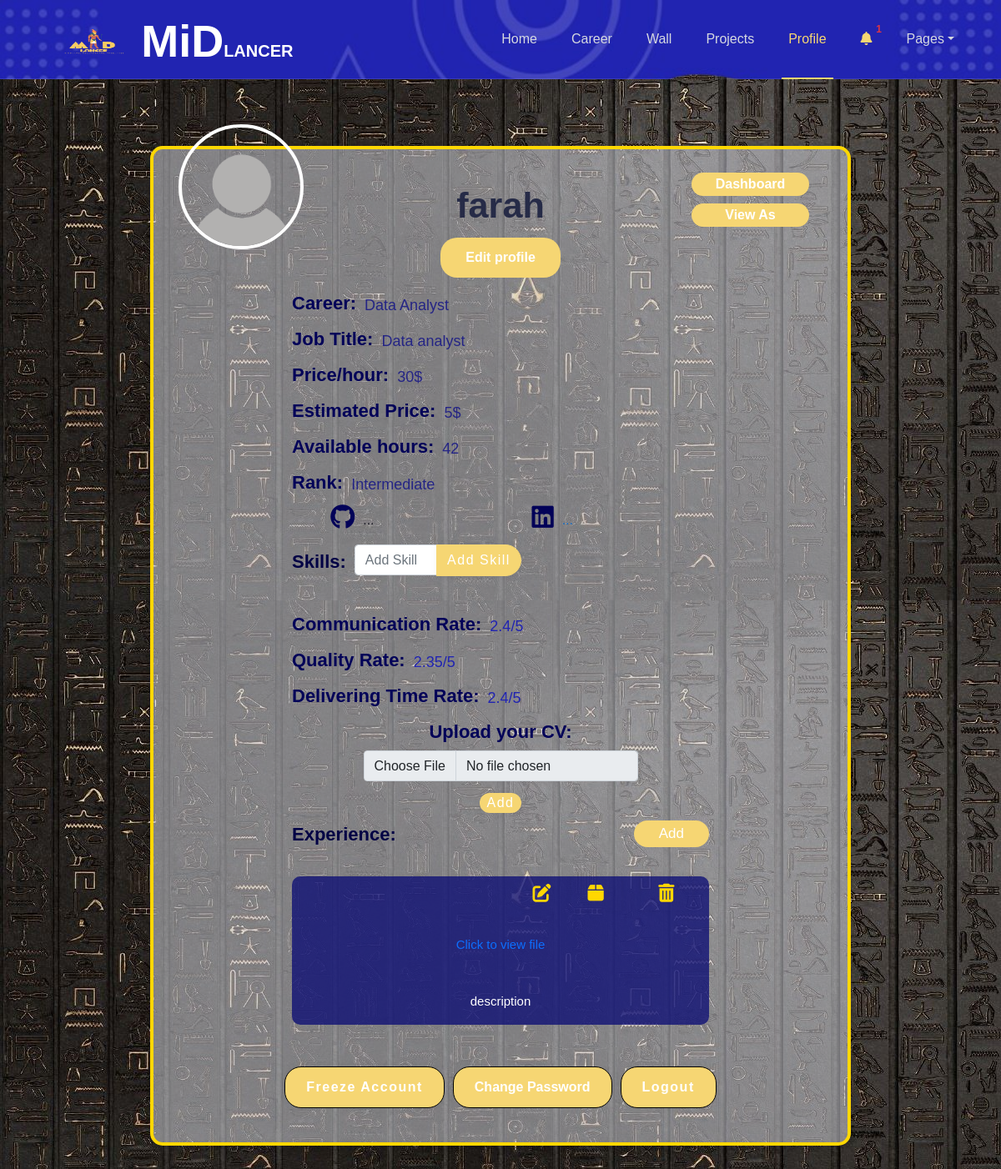
The page /FREELANCERPROFILE.php (signed in) on the database its author committed.
### tables this page shows
CREATE TABLE `freelancer` (
  `freelancer_id` int(11) NOT NULL,
  `freelancer_name` varchar(255) NOT NULL,
  `email` varchar(255) NOT NULL,
  `phone_number` varchar(11) NOT NULL,
  `password` varchar(255) NOT NULL,
  `birthdate` date NOT NULL,
  `national_id` varchar(14) NOT NULL,
  `freelancer_image` longtext DEFAULT NULL,
  `job_title` varchar(255) NOT NULL,
  `available_hours` int(11) DEFAULT NULL,
  `price/hr` float DEFAULT 5,
  `link1` varchar(255) DEFAULT NULL,
  `link2` varchar(255) DEFAULT NULL,
  `freelancer_file` longtext DEFAULT NULL,
  `bio` text DEFAULT NULL,
  `premium` varchar(255) DEFAULT '0',
  `view` int(11) DEFAULT 0,
  `hidden` tinyint(1) DEFAULT 0,
  `admin_hidden` tinyint(1) DEFAULT 0,
  `career_id` int(11) NOT NULL,
  `rank_id` int(11) DEFAULT 1,
  `webssite_price` int(11) NOT NULL DEFAULT 5,
  `fl_join_date` date NOT NULL DEFAULT current_timestamp(),
  `last_seen` datetime DEFAULT current_timestamp()
);

CREATE TABLE `career` (
  `career_id` int(11) NOT NULL,
  `career_path` varchar(250) NOT NULL,
  `career_desc` text NOT NULL,
  `career_image` longtext NOT NULL
);

CREATE TABLE `rank` (
  `rank_id` int(11) NOT NULL,
  `rank` varchar(250) NOT NULL
);

CREATE TABLE `experience` (
  `experience_id` int(11) NOT NULL,
  `experience_text` text NOT NULL,
  `experience_image` longtext DEFAULT NULL,
  `experience_file` longtext DEFAULT NULL,
  `hidden` tinyint(4) DEFAULT 0,
  `freelancer_id` int(11) NOT NULL
);

### FREELANCERPROFILE.php (the view, shortened to what this page needs)
<?php
include 'nav+bm.php';
if(isset($_SESSION['freelancer_id']))
    $freelancer_id=$_SESSION['freelancer_id'];
else
    header("location:home.php");
$select_all="SELECT *,AVG(rate1) AS RATE1,
                      AVG(rate2) AS RATE2,
                      AVG(rate3) AS RATE3
                    FROM `freelancer`
                    JOIN `career` ON `career`.`career_id` = `freelancer`.`career_id`
                    JOIN `rank` ON `rank`.`rank_id` = `freelancer`.`rank_id`
                    LEFT JOIN `subscription` ON `freelancer`.`freelancer_id` = `subscription`.`freelancer_id`
                    LEFT JOIN `rate` ON `freelancer`.`freelancer_id` = `rate`.`freelancer_id`
                    WHERE `freelancer`.`freelancer_id` = $freelancer_id
                    GROUP BY `freelancer`.`freelancer_id`";
$run_select_all=mysqli_query($connect,$select_all);
if ($freelancer_info = mysqli_fetch_assoc($run_select_all)){
    $avg_rate1 = $freelancer_info['RATE1'];
    $avg_rate2 = $freelancer_info['RATE2'];
    $avg_rate3 = $freelancer_info['RATE3'];
}
$select_experience="SELECT * FROM `experience` WHERE `freelancer_id`= $freelancer_id ";
$run_select_experience=mysqli_query($connect,$select_experience);
?>
<!DOCTYPE html>
<html lang="en">
<head>
    <link href="https://cdn.jsdelivr.net/npm/bootstrap@5.0.2/dist/css/bootstrap.min.css" rel="stylesheet">
    <link rel="stylesheet" href="https://cdnjs.cloudflare.com/ajax/libs/font-awesome/6.0.0-beta3/css/all.min.css">
    <link rel="stylesheet" href="./css/FREELANCERPROFILE.css">
</head>
<body>
<h2></h2>
    <div class="profile-container">
        <?php foreach($run_select_all as $data){ ?>
            <div class="class">
            <a href="./dashboard.php" class="btn-dash">Dashboard</a>
            <a href="./freelancerview.php?vfid=<?php echo $freelancer_id?>" class="btn-dash">View As</a>
            </div>
            <div class="profile-image">
                <img src="<?php echo "img/profile/".$data['freelancer_image'] ?>" alt="Profile Image" id="image-preview">
            </div>
            <h1><?php echo htmlspecialchars($data['freelancer_name'], ENT_QUOTES, 'UTF-8'); ?></h1>
            <div class="profile-form" >
                <a href="./EDITPROFILE_freelancer.php" class="btn-prof">Edit profile</a>
                <div class="form-group">
                    <label for="career">Career:</label>
                    <p> <?php echo htmlspecialchars($data['career_path'], ENT_QUOTES, 'UTF-8' )?></p>
                </div>
                <div class="form-group">
                    <label for="job-title">Job Title:</label>
                    <p class="web"><?php echo htmlspecialchars($data['job_title'], ENT_QUOTES, 'UTF-8' )?></p>
                </div>
                <div class="form-group">
                    <label for="bio">Price/hour:</label>
                    <p><?php echo htmlspecialchars($data['price/hr'], ENT_QUOTES, 'UTF-8' )?>$</p>
                </div>
                <div class="form-group">
                    <label for="bio">Estimated Price:</label>
                    <p><?php echo htmlspecialchars ($data['webssite_price'], ENT_QUOTES, 'UTF-8')?>$</p>
                </div>
                <?php if(!empty($data['available_hours'])){ ?>
                    <div class="form-group">
                        <label for="bio">Available hours:</label>
                        <p><?php echo htmlspecialchars ($data['available_hours'], ENT_QUOTES, 'UTF-8')?></p>
                    </div>
                <?php } ?>
                <div class="form-group">
                    <label for="bio">Rank:</label>
                    <p><?php echo htmlspecialchars ($data['rank'], ENT_QUOTES, 'UTF-8' )?></p>
                </div>
                <div class="group">
                    <?php if(!empty($data['link1'])){ ?>
                    <div class="form-group">
                        <label for="github-link"><i class="fa-brands fa-github"></i></label>
                        <div class="social-link1">
                            <a href="<?php echo htmlspecialchars($data['link1'], ENT_QUOTES, 'UTF-8'); ?>" target="_blank">GitHub</a>
                        </div>
                    </div>
                    <?php }else{ ?>
                        <div class="form-group">
                            <label for="github-link"><i class="fa-brands fa-github"></i></label>
                            <div class="social-link1">
                            <span>...</span>
                            </div>
                        </div>
                    <?php } ?>
                    <?php if(!empty($data['link2'])){?>
                        <div class="form-group">
                            <label for="linkedin-link"><i class="fa-brands fa-linkedin"></i></label>
                            <div class="social-link2">
                                <a href="<?php echo htmlspecialchars($data['link2'], ENT_QUOTES, 'UTF-8'); ?>" target="_blank">LinkedIn</a>
                            </div>
                        </div>
                    <?php }else{ ?>
                        <div class="form-group">
                            <label for="linkedin-link"><i class="fa-brands fa-linkedin"></i></label>
                            <div class="social-link2">
                            </i> <span>...</span>
                            </div>
                        </div>
                    <?php } ?>
                </div>
                <div class="form-group1">
                    <label for="skills" class="mt-2">Skills:</label>
                    <div class="skills">
                            <div class="input-group mb-3">
                                <form method="POST" enctype="multipart/form-data" class="input-group mb-3">
                                    <input type="text" name="skills" class="form-control" placeholder="Add Skill" aria-label="Recipient's username" aria-describedby="button-addon2">
                                    <button type="submit" name="skill" class="btn btn-warning">Add Skill</button>
                                </form>
                            </div>
                    </div>
                </div>
                <div class="form-group">
                    <label for="rate-communication">Communication Rate:</label>
                    <div class="rate-communic ">
                        <p style="color: #2124b1;">
                        <?php echo round($avg_rate1,2);?>/5</p>
                    </div>
                </div>
                <div class="form-group">
                    <label for="rate-quality">Quality Rate:</label>
                    <div class="rate-quality">
                        <p style="color: #2124b1;">
                        <?php echo round($avg_rate2,2);?>/5</p>
                    </div>
                </div>
                <div class="form-group">
                    <label for="rate-delivery">Delivering Time Rate:</label>
                    <div class="rate-delivery">
                        <p style="color: #2124b1;">
                        <?php echo round($avg_rate3,2);?>/5</p>
                    </div>
                </div>
                <?php if(!empty($data['freelancer_file'])){?>
                    <div class="form-groupupload">
                        <label for="file-upload">CV: <a style="color: #2124b1;" href="./file/<?php echo htmlspecialchars($data['freelancer_file'], ENT_QUOTES, 'UTF-8' )?>" target="_blank" ><?php echo $data['freelancer_file'];?></a></label>
                        <form method="POST">
                            <button type="button" class="del-file-btn"onclick="openpopup()">                                        <i class="fa-solid fa-trash-can" ></i></button>
                            <div class="overlay" id="overlay"></div>
                            <div class="popup alert alert-danger" id="popup" role="alert">
                                <h3><i class="fa-solid fa-triangle-exclamation"></i>Are you sure, wanna delete this file ?</h3>
                                <button type="submit" class="lol btn btn-outline-dark" name="delete_file" onclick="closepopup()">Yes</button>
                                <button type="button" class="lol btn btn-outline-dark" onclick="closepopup()">no </button>
                            </div>
                        </form>
                    </div>
                <?php }else{ ?>
                    <div class="form-groupupload">
                        <form method="POST" enctype="multipart/form-data">
                            <label for="file-upload">Upload your CV:</label>
  <input class="form-control"type="file" id="file-upload" name="file_upload" accept=".pdf,.doc,.docx" required>
                            <button type="submit" name="add_file" class="add-skill">Add</button>
                        </form>
                    </div>
                <?php } ?>
            <div class="form-group11">
                <div class="all">
                    <div class="txt d-flex f-row "> <label for="experience">Experience:</label>
                        <a href="./wall.php" class="btn-exp">Add</a>
                    </div>
                    <?php foreach($run_select_experience as $exper){ ?>
                            <?php if(!empty($exper['experience_image'])){?>
                            <div class="img"><img src="<?php echo "img/experience/".htmlspecialchars($exper['experience_image'], ENT_QUOTES, 'UTF-8' )?>" alt=""></div>
                            <div class="text">
                                <div class="anchers">
                                    <a href="./edit-experience.php?edit_experience=<?php echo $exper['experience_id']?>"><i class="fa-solid fa-pen-to-square" style="color: gold;"></i></a>
                                    <?php if($exper['hidden'] == 0 ){ ?>
                                    <form method="POST">
                                        <input type="hidden" name="experience_id" value="<?php echo $exper['experience_id']?>">
                                        <button class="arc" type="submit" name="archive"><i class="fa-solid fa-box" style="color: gold; background-color:transparent;"></i></button>
                                    </form>
                                    <?php }else{ ?>
                                    <form method="POST">
                                        <input type="hidden" name="experience_id" value="<?php echo $exper['experience_id']?>">
                                        <button class="arc" type="submit" name="unarchive"><i class="fa-solid fa-box-open" style="color: gold; background-color:transparent;"></i> </button>
                                    </form>
                                    <?php } ?>
                                    <button type="button" class="arc" onclick="openExperiencePopup(<?php echo $exper['experience_id']; ?>)">
                                        <i class="fa-solid fa-trash-can" style="color: gold; background-color:transparent;"></i>                                    </button>
                                    <form method="GET" id="deleteExperienceForm-<?php echo $exper['experience_id']; ?>" style="display:none;">
                                        <input type="hidden" name="experience_id" value="<?php echo $exper['experience_id']; ?>">
                                        <input type="hidden" name="del_exper" value="1">
                                    </form>
                                    <div class="popup alert alert-danger" id="popup-experience-<?php echo $exper['experience_id']; ?>">
                                        <h3><i class="fa-solid fa-triangle-exclamation"></i>Are you sure, wanna delete this file ?</h3>
                                        <button type="button" class="lol btn btn-outline-dark" onclick="confirmExperienceDelete()">Yes</button>
                                        <button type="button" class="lol btn btn-outline-dark" onclick="closeExperiencePopup()">No</button>
                                    </div>
                                </div>
                                <?php if(!empty($exper['experience_file'])){ ?>
                                <p><a href="img/experience/<?php echo htmlspecialchars($exper['experience_file'], ENT_QUOTES, 'UTF-8' )?>" target="_blank" >Click to view file</a></p>
                                <?php } ?>
                                <p><?php echo htmlspecialchars ($exper['experience_text'], ENT_QUOTES, 'UTF-8' )?></p></div>
                            </div>
                            <?php }else{ ?>
                        <div class="post2">
                            <div class="anchers">
                                    <a href="./edit-experience.php?edit_experience=<?php echo $exper['experience_id']?>"><i class="fa-solid fa-pen-to-square" style="color: gold;"></i></a>
                                    <?php if($exper['hidden'] == 0 ){ ?>
                                    <form method="POST">
                                        <button class="arc" type="submit" name="archive"><i class="fa-solid fa-box" style="color: gold; background-color:transparent;"></i></button>
                                    </form>
                                    <?php } ?>
                                    <button type="button" class="arc" onclick="openExperiencePopup(<?php echo $exper['experience_id']; ?>)">
                                        <i class="fa-solid fa-trash-can" style="color: gold; background-color:transparent;"></i>                                    </button>
                                </div>
                                <?php if(!empty($exper['experience_file'])){ ?>
                                <p><a href="img/experience/<?php echo htmlspecialchars ($exper['experience_file'], ENT_QUOTES, 'UTF-8' )?>" target="_blank" >Click to view file</a></p>
                                <?php } ?>
                                <p><?php echo $exper['experience_text']?></p>
                        </div>
                    <?php } } ?>
                </div>
            </div>
            <div class="button-container">
                <?php if($data['hidden'] == 0){ ?>
                    <form method="POST" >
                        <button type="submit" name="hold" class="btn-12">Freeze Account</button>
                    </form>
                <?php }else{ ?>
                    <form method="POST" >
                        <button type="submit" name="unhold" class="btn-12">Unfreeze Account</button>
                    </form>
                <?php } ?>
                    <a href="./changepass_freelancer.php" class="btn-12">Change Password</a>
                    <form method="POST">
                        <button type="submit" name="logout" class="btn-12" id="logout">Logout</button>
                    </form>
            </div>
        </div>
        <?php } ?>
    </div>
</body>
</html>

### rows shown on the page
freelancer: freelancer_image (placeholder picture), freelancer_name "farah", career.career_path "Data Analyst", job_title "Data analyst", value "30", webssite_price "5", available_hours "42", rank.rank "Intermediate", avg_rate1 "2.4", avg_rate2 "2.35", avg_rate3 "2.4", hidden "Freeze Account"
experience: experience_text "description"

### other values the page prints
$count_i "1"
